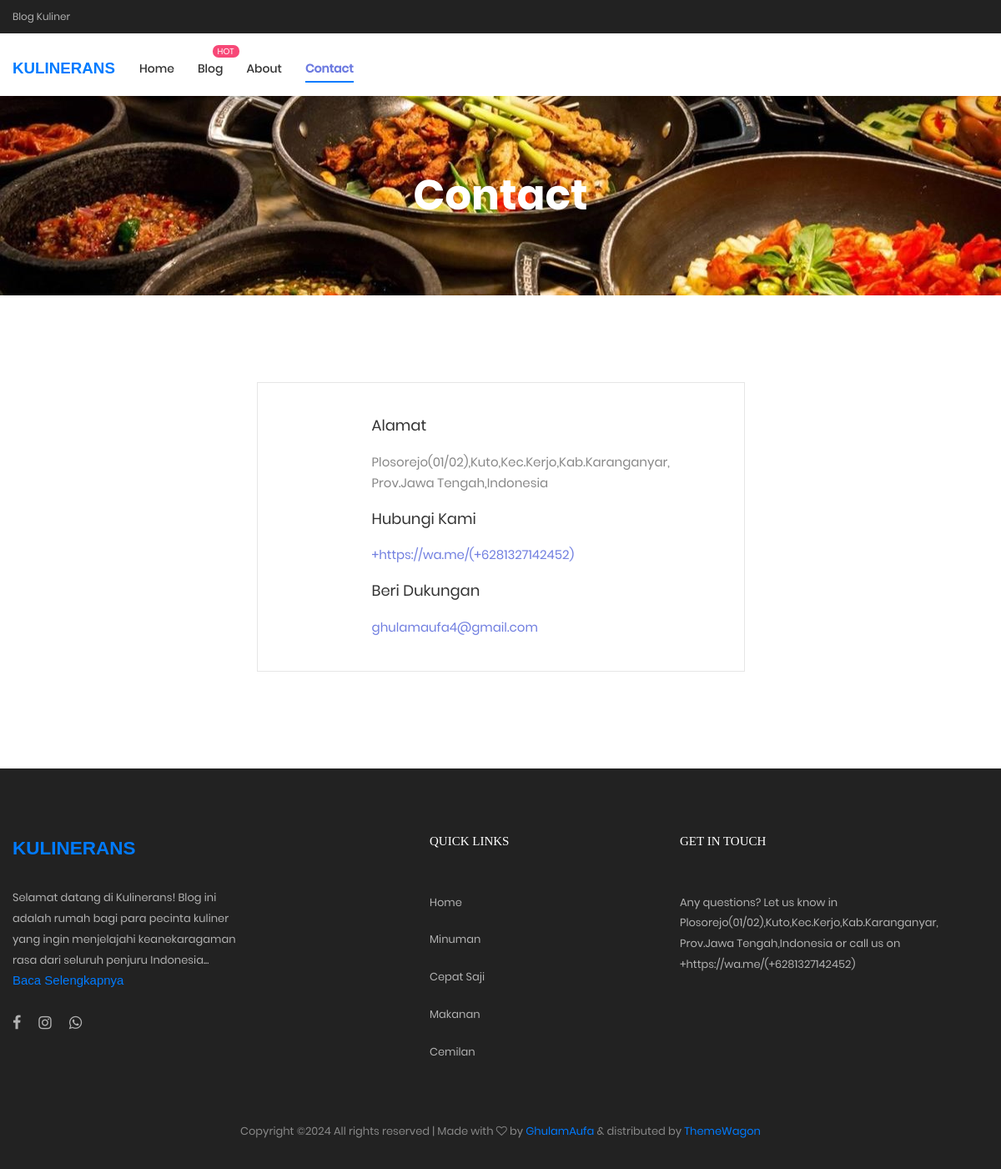
Page /index.php/home/kontak on the committed database.
### tables this page shows
CREATE TABLE `konfigurasi` (
  `id_konfigurasi` int NOT NULL,
  `judul_website` varchar(200) NOT NULL,
  `profil_website` text NOT NULL,
  `instagram` varchar(100) NOT NULL,
  `facebook` varchar(100) NOT NULL,
  `email` varchar(100) NOT NULL,
  `alamat` varchar(150) NOT NULL,
  `no_wa` varchar(30) NOT NULL
);

CREATE TABLE `kategori` (
  `id_kategori` int NOT NULL,
  `nama_kategori` varchar(200) NOT NULL
);

### application/libraries/template.php (called while the page is built, shortened)
<?php
class Template{
    var $template_data = array();
    function set($name, $value){
        $this->template_data[$name] = $value;
    }
    function load($template = '', $view = '' , $view_data = array(), $return = FALSE){
        $this->CI =& get_instance();
        $this->set('contents', $this->CI->load->view($view, $view_data, TRUE));
        return $this->CI->load->view($template, $this->template_data, $return);
    }
}

### application/controllers/Home.php (called while the page is built, shortened)
<?php
class Home extends CI_Controller {
    public function kontak(){
        $this->db->from('konfigurasi');
        $konfig = $this->db->get()->row();
        $this->db->select('*')->from('konten a');
        $this->db->join('kategori b','a.id_kategori=b.id_kategori','left');
        $this->db->join('user c','a.username=c.username','left');
		$this->db->order_by('tanggal','DESC');
		$konten = $this->db->get()->result_array();
        $this->db->from('kategori');
        $kategori = $this->db->get()->result_array();
        $data = array(
            'judul' => "Beranda | Ghaufaa",
            'konfig' => $konfig,
            'konfig' => $konfig,
            'kategori' => $kategori,
            'caraousel' => $caraousel,
            'konten' => $konten,
        );
		$this->template->load('template_user','user/kontak' ,$data);
    }
}

### index.php (called while the page is built, shortened)
<?php
require_once BASEPATH.'core/CodeIgniter.php';

### application/views/user/kontak.php (the view)
<div class="wleo" style="margin-top: 75px;">
	<section class="bg-img1 txt-center p-lr-15 p-tb-92"
		style="background-image: url('<?= base_url('assets/front/'); ?>images/kuliner.jpg');">
		<h2 class="ltext-105 cl0 txt-center">
			Contact
		</h2>
	</section>
	<section class="bg0 p-t-104 p-b-116">
		<div class="container">
			<div class="flex-w flex-tr justify-content-center">
				<div class="size-210 bor10 p-lr-93 p-tb-30 p-lr-15-lg w-full-md">
					<table class="table-center" style="margin: 0 auto; border-collapse: collapse; width: 100%;">
						<tr>
							<td style="text-align: center; padding: 10px;">
								<span class="fs-18 cl5">
									<span class="lnr lnr-map-marker"></span>
								</span>
							</td>
							<td style="padding: 10px;">
								<span class="mtext-110 cl2">Alamat</span>
								<p class="stext-115 cl6 p-t-18">
									<?= $konfig->alamat; ?>
								</p>
							</td>
						</tr>
						<tr>
							<td style="text-align: center; padding: 10px;">
								<span class="fs-18 cl5">
									<span class="lnr lnr-phone-handset"></span>
								</span>
							</td>
							<td style="padding: 10px;">
								<span class="mtext-110 cl2">Hubungi Kami</span>
								<p class="stext-115 cl1 p-t-18">
									+<?= $konfig->no_wa; ?>
								</p>
							</td>
						</tr>
						<tr>
							<td style="text-align: center; padding: 10px;">
								<span class="fs-18 cl5">
									<span class="lnr lnr-envelope"></span>
								</span>
							</td>
							<td style="padding: 10px;">
								<span class="mtext-110 cl2">Beri Dukungan</span>
								<p class="stext-115 cl1 p-t-18">
									<?= $konfig->email; ?>
								</p>
							</td>
						</tr>
					</table>
				</div>
			</div>
		</div>
	</section>
</div>

### application/views/user/layout/sidebar.php (shortened to what this page needs)
<div class="container-menu-desktop">
	<div class="top-bar">
		<div class="content-topbar flex-sb-m h-full container">
			<div class="left-top-bar">
				Blog Kuliner
			</div>
		</div>
	</div>
	<div class="wrap-menu-desktop">
		<nav class="limiter-menu-desktop container">
			<a href="<?= base_url() ?>" class="navbar-brand font-weight-bold text-secondary">
				<span class="text-primary"><?= $konfig->judul_website; ?></span>
			</a>
			<?php
				$current_page = basename($_SERVER['REQUEST_URI']);
				$home_page = ['', 'index.php', base_url()];
				?>
			<div class="menu-desktop">
				<ul class="main-menu">
					<li class="<?= in_array($current_page, $home_page) ? 'active-menu' : '' ?>">
						<a href="<?= base_url() ?>">Home</a>
					</li>
					<li class="label1 <?= ($current_page == 'shop') ? 'active-menu' : '' ?>" data-label1="hot">
						<a href="<?= base_url('shop') ?>">Blog</a>
					</li>
					<li class="<?= ($current_page == 'about') ? 'active-menu' : '' ?>">
						<a href="<?= base_url('about') ?>">About</a>
					</li>
					<li class="<?= ($current_page == 'kontak') ? 'active-menu' : '' ?>">
						<a href="<?= base_url('kontak') ?>">Contact</a>
					</li>
				</ul>
			</div>
		</nav>
	</div>
</div>

### application/views/user/layout/footer.php (shortened to what this page needs)
<footer class="bg3 p-t-75 p-b-32">
		<div class="container">
			<div class="row">
				<div class="col-sm-6 col-lg-5 p-b-50">
					<a href="#" class="navbar-brand font-weight-bold text-secondary-301 cl0 p-b-30">
						<span class="text-primary"><?= $konfig->judul_website; ?></span>
					</a>
					<p class="stext-107 cl7 size-201" id="profil-website">
						<?= $konfig->profil_website; ?>
					</p>
					<a href="javascript:void(0);" id="read-more" style="display: none;">Baca Selengkapnya</a>
					<div class="p-t-27">
						<a href="<?= $konfig->facebook; ?>" class="fs-18 cl7 hov-cl1 trans-04 m-r-16">
							<i class="fa fa-facebook"></i>
						</a>
						<a href="<?= $konfig->instagram; ?>" class="fs-18 cl7 hov-cl1 trans-04 m-r-16">
							<i class="fa fa-instagram"></i>
						</a>
						<a href="<?= $konfig->no_wa; ?>" class="fs-18 cl7 hov-cl1 trans-04 m-r-16">
							<i class="fa fa-whatsapp"></i>
						</a>
					</div>
				</div>
				<div class="col-sm-6 col-lg-3 p-b-50">
					<h4 class="stext-301 cl0 p-b-30">
						Quick Links
					</h4>
					<ul>
						<li class="p-b-10">
							<a href="<?= base_url() ?>" class="stext-107 cl7 hov-cl1 trans-04">
								Home
							</a>
						</li>
						<?php foreach($kategori as $kate){ ?>
						<li class="p-b-10">
							<a href="<?= base_url('home/kategori/'.$kate['id_kategori'])?>"
								class="stext-107 cl7 hov-cl1 trans-04">
								<?= $kate['nama_kategori'] ?>
							</a>
						</li>
						<?php } ?>
					</ul>
				</div>
				<div class="col-sm-6 col-lg-4 p-b-50">
					<h4 class="stext-301 cl0 p-b-30">
						GET IN TOUCH
					</h4>
					<p class="stext-107 cl7 size-201">
						Any questions? Let us know in <?= $konfig->alamat; ?> or call us
						on +<?= $konfig->no_wa; ?>
					</p>
				</div>
			</div>
			<div>
				<p class="stext-107 cl6 txt-center">
					Copyright &copy; All rights reserved | Made with <i class="fa fa-heart-o" aria-hidden="true"></i> by <a
						href="https://www.instagram.com/ghaufaa_/" target="_blank">GhulamAufa</a> &amp; distributed by
					<a href="https://themewagon.com" target="_blank">ThemeWagon</a>
				</p>
			</div>
		</div>
	</footer>

### assets/front/css/main.css (style rules this page uses)
.container { max-width: 1380px; }
@media (max-width: 1600px) { .container { max-width: 1200px; } }
.container-menu-desktop { height: auto; width: 100%; position: relative; -webkit-transition: all 0.3s; -o-transition: all 0.3s; -moz-transition: all 0.3s; transition: all 0.3s; }
.top-bar { height: 40px; background-color: #222; }
.left-top-bar { font-family: Poppins-Regular; font-size: 12px; line-height: 1.8; color: #b2b2b2; }
.wrap-menu-desktop { position: fixed; z-index: 1100; background-color: transparent; width: 100%; height: 84px; top: 40px; left: 0px; -webkit-transition: height 0.3s, background-color 0.3s; -o-transition: height 0.3s, background-color 0.3s; -moz-transition: height 0.3s, background-color 0.3s; transition: height 0.3s, background-color 0.3s; }
.limiter-menu-desktop { height: 100%; display: -webkit-box; display: -webkit-flex; display: -moz-box; display: -ms-flexbox; display: flex; align-items: center; background-color: transparent; }
.menu-desktop { display: -webkit-box; display: -webkit-flex; display: -moz-box; display: -ms-flexbox; display: flex; align-items: center; height: 100%; }
.main-menu { list-style-type: none; margin: 0; display: -webkit-box; display: -webkit-flex; display: -moz-box; display: -ms-flexbox; display: flex; align-items: center; }
.main-menu > li { display: block; position: relative; padding: 20px 10px 20px 0px; margin: 0px 4px 0px 14px; }
.main-menu > li > a { font-family: Poppins-Medium; font-size: 14px; color: #333; padding: 5px 0px; transition: all 0.4s; -webkit-transition: all 0.4s; -o-transition: all 0.4s; -moz-transition: all 0.4s; }
.main-menu > li.active-menu > a { color: #6c7ae0; }
.cl0 { color: #fff; }
.cl1 { color: #717fe0; }
.cl2 { color: #333; }
.cl5 { color: #222; }
.cl6 { color: #888; }
.cl7 { color: #b2b2b2; }
.stext-107 { font-family: Poppins-Regular; font-size: 13px; line-height: 1.923; }
.stext-115 { font-family: Poppins-Regular; font-size: 15px; line-height: 1.666667; }
.stext-301 { font-family: Montserrat-Bold; font-size: 15px; line-height: 1.6; text-transform: uppercase; }
.mtext-110 { font-family: Poppins-Regular; font-size: 18px; line-height: 1.222222; }
.ltext-105 { font-family: Poppins-Bold; font-size: 50px; line-height: 1.1; }
.size-201 { max-width: 270px; }
.size-210 { width: 50%; }
.bg0 { background-color: #fff; }
.bg3 { background-color: #222; }
.bg-img1 { background-size: cover; background-position: center center; background-repeat: no-repeat; }
.bor10 { border: 1px solid #e6e6e6; }
.label1 { position: relative; }
.label1::after { content: attr(data-label1); font-family: Poppins-Regular; font-size: 10px; line-height: 15px; color: #fff; text-transform: uppercase; text-align: center; display: block; position: absolute; top: 3px; right: -9px; height: 15px; min-width: 32px; border-radius: 7px; padding: 0 4px; background-color: #f74877; }
footer { background-color: #333; color: #ccc; }
footer .navbar-brand { font-size: 1.5rem; font-weight: bold; }
footer h4 { font-size: 1.2rem; color: #fff; margin-bottom: 20px; }
footer ul { list-style: none; padding: 0; margin: 0; }
footer ul li { margin-bottom: 10px; }
footer ul li a { color: #ccc; text-decoration: none; transition: color 0.3s; }

### application/views/user/layout/css.php (style rules this page uses)
.active-menu a { color: #007bff; font-weight: bold; border-bottom: 2px solid #007bff; }

### rows in the picture
konfigurasi: judul_website "KULINERANS", alamat "Plosorejo(01/02),Kuto,Kec.Kerjo,Kab.Karanganyar, Prov.Jawa Tengah,Indonesia", no_wa "https://wa.me/(+6281327142452)", email "ghulamaufa4@gmail.com", profil_website "Selamat datang di Kulinerans! Blog ini adalah rumah bagi para pecinta kuliner yang ingin menjelajahi keanekaragaman rasa dari seluruh penjuru Indonesia..."
kategori: nama_kategori "Minuman"
kategori: nama_kategori "Cepat Saji"
kategori: nama_kategori "Makanan"
kategori: nama_kategori "Cemilan"
